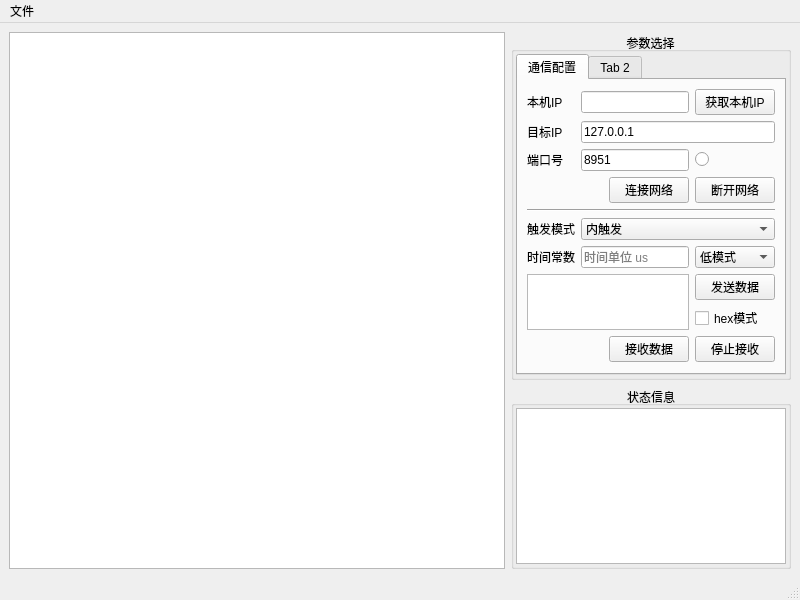
<?xml version="1.0" encoding="UTF-8"?>
<ui version="4.0">
 <class>MainWindow</class>
 <widget class="QMainWindow" name="MainWindow">
  <property name="geometry">
   <rect>
    <x>0</x>
    <y>0</y>
    <width>800</width>
    <height>600</height>
   </rect>
  </property>
  <property name="windowTitle">
   <string>MainWindow</string>
  </property>
  <widget class="QWidget" name="centralwidget">
   <layout class="QGridLayout" name="gridLayout" columnstretch="1,0">
    <item row="0" column="1">
     <widget class="QGroupBox" name="groupBox">
      <property name="sizePolicy">
       <sizepolicy hsizetype="Preferred" vsizetype="Fixed">
        <horstretch>0</horstretch>
        <verstretch>0</verstretch>
       </sizepolicy>
      </property>
      <property name="title">
       <string>参数选择</string>
      </property>
      <property name="alignment">
       <set>Qt::AlignCenter</set>
      </property>
      <layout class="QFormLayout" name="formLayout">
       <property name="leftMargin">
        <number>2</number>
       </property>
       <property name="topMargin">
        <number>2</number>
       </property>
       <property name="rightMargin">
        <number>2</number>
       </property>
       <property name="bottomMargin">
        <number>2</number>
       </property>
       <item row="0" column="0" colspan="2">
        <widget class="QTabWidget" name="tabWidget">
         <property name="currentIndex">
          <number>0</number>
         </property>
         <widget class="QWidget" name="tab_3">
          <attribute name="title">
           <string>通信配置</string>
          </attribute>
          <layout class="QGridLayout" name="gridLayout_3" columnstretch="0,2,1,1">
           <item row="6" column="0" colspan="4">
            <widget class="Line" name="line">
             <property name="orientation">
              <enum>Qt::Horizontal</enum>
             </property>
            </widget>
           </item>
           <item row="14" column="2">
            <widget class="QPushButton" name="recPB">
             <property name="text">
              <string>接收数据</string>
             </property>
            </widget>
           </item>
           <item row="14" column="3">
            <widget class="QPushButton" name="stopPB">
             <property name="text">
              <string>停止接收</string>
             </property>
            </widget>
           </item>
           <item row="8" column="0">
            <widget class="QLabel" name="timeLabel">
             <property name="text">
              <string>时间常数</string>
             </property>
            </widget>
           </item>
           <item row="7" column="0">
            <widget class="QLabel" name="label_4">
             <property name="text">
              <string>触发模式</string>
             </property>
            </widget>
           </item>
           <item row="0" column="3">
            <widget class="QPushButton" name="getLocalPB">
             <property name="text">
              <string>获取本机IP</string>
             </property>
            </widget>
           </item>
           <item row="0" column="1" colspan="2">
            <widget class="QLineEdit" name="local_ip_LE"/>
           </item>
           <item row="9" column="3">
            <widget class="QPushButton" name="sendPB">
             <property name="text">
              <string>发送数据</string>
             </property>
            </widget>
           </item>
           <item row="10" column="3">
            <widget class="QCheckBox" name="hexCKB">
             <property name="sizePolicy">
              <sizepolicy hsizetype="Minimum" vsizetype="Fixed">
               <horstretch>0</horstretch>
               <verstretch>0</verstretch>
              </sizepolicy>
             </property>
             <property name="text">
              <string>hex模式</string>
             </property>
            </widget>
           </item>
           <item row="5" column="2">
            <widget class="QPushButton" name="connectPB">
             <property name="text">
              <string>连接网络</string>
             </property>
            </widget>
           </item>
           <item row="3" column="1" colspan="3">
            <widget class="QLineEdit" name="des_ip_LE">
             <property name="text">
              <string>127.0.0.1</string>
             </property>
            </widget>
           </item>
           <item row="7" column="1" colspan="3">
            <widget class="QComboBox" name="trigModCB">
             <item>
              <property name="text">
               <string>内触发</string>
              </property>
             </item>
             <item>
              <property name="text">
               <string>外触发</string>
              </property>
             </item>
             <item>
              <property name="text">
               <string>助手模式</string>
              </property>
             </item>
            </widget>
           </item>
           <item row="4" column="1" colspan="2">
            <widget class="QLineEdit" name="portLE">
             <property name="text">
              <string>8951</string>
             </property>
            </widget>
           </item>
           <item row="3" column="0">
            <widget class="QLabel" name="label_2">
             <property name="text">
              <string>目标IP</string>
             </property>
            </widget>
           </item>
           <item row="8" column="3">
            <widget class="QComboBox" name="timeModCB">
             <item>
              <property name="text">
               <string>低模式</string>
              </property>
             </item>
             <item>
              <property name="text">
               <string>高模式</string>
              </property>
             </item>
            </widget>
           </item>
           <item row="0" column="0">
            <widget class="QLabel" name="label">
             <property name="text">
              <string>本机IP</string>
             </property>
            </widget>
           </item>
           <item row="8" column="1" colspan="2">
            <widget class="QLineEdit" name="timeLE">
             <property name="placeholderText">
              <string>时间单位 us</string>
             </property>
            </widget>
           </item>
           <item row="5" column="3">
            <widget class="QPushButton" name="discPB">
             <property name="text">
              <string>断开网络</string>
             </property>
            </widget>
           </item>
           <item row="4" column="3">
            <widget class="LedIndicator" name="stateLed">
             <property name="text">
              <string/>
             </property>
            </widget>
           </item>
           <item row="4" column="0">
            <widget class="QLabel" name="label_3">
             <property name="text">
              <string>端口号</string>
             </property>
            </widget>
           </item>
           <item row="9" column="0" rowspan="2" colspan="3">
            <widget class="QPlainTextEdit" name="sendTE">
             <property name="sizePolicy">
              <sizepolicy hsizetype="Ignored" vsizetype="Ignored">
               <horstretch>0</horstretch>
               <verstretch>0</verstretch>
              </sizepolicy>
             </property>
            </widget>
           </item>
          </layout>
         </widget>
         <widget class="QWidget" name="tab_4">
          <attribute name="title">
           <string>Tab 2</string>
          </attribute>
         </widget>
        </widget>
       </item>
      </layout>
     </widget>
    </item>
    <item row="1" column="1">
     <widget class="QGroupBox" name="groupBox_2">
      <property name="title">
       <string>状态信息</string>
      </property>
      <property name="alignment">
       <set>Qt::AlignCenter</set>
      </property>
      <layout class="QGridLayout" name="gridLayout_2">
       <property name="leftMargin">
        <number>2</number>
       </property>
       <property name="topMargin">
        <number>2</number>
       </property>
       <property name="rightMargin">
        <number>2</number>
       </property>
       <property name="bottomMargin">
        <number>2</number>
       </property>
       <item row="0" column="0">
        <widget class="QTextBrowser" name="msgTB"/>
       </item>
      </layout>
     </widget>
    </item>
    <item row="0" column="0" rowspan="2">
     <widget class="PlotWidget" name="plotView"/>
    </item>
   </layout>
  </widget>
  <widget class="QMenuBar" name="menubar">
   <property name="geometry">
    <rect>
     <x>0</x>
     <y>0</y>
     <width>800</width>
     <height>18</height>
    </rect>
   </property>
   <widget class="QMenu" name="menuFile">
    <property name="title">
     <string>文件</string>
    </property>
    <addaction name="actionInput"/>
   </widget>
   <addaction name="menuFile"/>
  </widget>
  <widget class="QStatusBar" name="statusbar"/>
  <action name="actionInput">
   <property name="text">
    <string>输入</string>
   </property>
  </action>
 </widget>
 <customwidgets>
  <customwidget>
   <class>PlotWidget</class>
   <extends>QGraphicsView</extends>
   <header>pyqtgraph.h</header>
  </customwidget>
  <customwidget>
   <class>LedIndicator</class>
   <extends>QRadioButton</extends>
   <header>LedIndicatorWidget.h</header>
  </customwidget>
 </customwidgets>
 <resources/>
 <connections/>
</ui>
